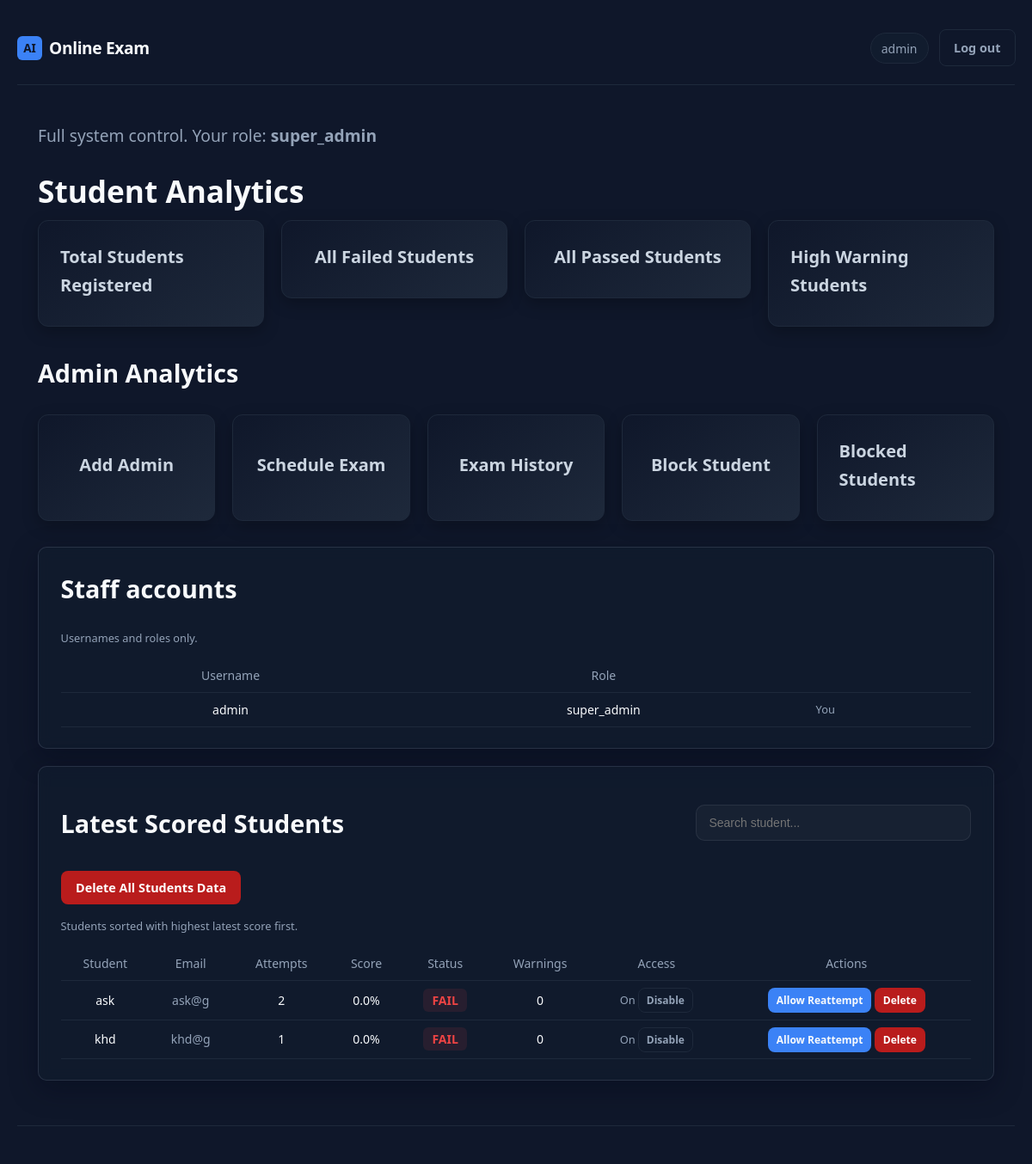
The page /admin (signed in) on the database its author committed.
### app.py (models this page shows)
class User(db.Model):
    __tablename__ = "users"
    id = db.Column(db.Integer, primary_key=True)
    username = db.Column(db.String(80), unique=True, nullable=False)
    email = db.Column(db.String(120), unique=True, nullable=False)
    password_hash = db.Column(db.String(256), nullable=False)
    roll_number = db.Column(db.String(50), unique=True, nullable=True)
    created_at = db.Column(db.DateTime, default=lambda: datetime.now(timezone.utc))
    is_admin = db.Column(db.Boolean, default=False)
    allow_reattempt = db.Column(db.Boolean, default=False)
    exam_access_enabled = db.Column(db.Boolean, default=True)
    exam_completed = db.Column(db.Boolean, default=False)
    admin_role = db.Column(db.String(20), nullable=True)
    is_blocked = db.Column(db.Boolean, default=False)
    block_reason = db.Column(db.String(255))
    attempts = db.relationship("Attempt", backref="user", lazy=True)

class Attempt(db.Model):
    __tablename__ = "attempts"
    id = db.Column(db.Integer, primary_key=True)
    user_id = db.Column(db.Integer, db.ForeignKey("users.id"), nullable=False)
    exam_id = db.Column(db.Integer, db.ForeignKey('exam_history.id'), nullable=True)
    started_at = db.Column(db.DateTime, nullable=False)
    ended_at = db.Column(db.DateTime, nullable=True)
    status = db.Column(db.String(20), default="in_progress")
    score = db.Column(db.Float, nullable=True)
    question_ids_json = db.Column(db.Text, nullable=False)
    current_index = db.Column(db.Integer, default=0)
    time_limit_seconds = db.Column(db.Integer, default=EXAM_TIME_SECONDS)
    tab_switch_count = db.Column(db.Integer, default=0)
    face_missing_warnings = db.Column(db.Integer, default=0)
    warning_count = db.Column(db.Integer, default=0)
    warning_details_json = db.Column(db.Text, nullable=False, default="[]")
    timeline_json = db.Column(db.Text, nullable=False, default="[]")
    student_profile_json = db.Column(db.Text, nullable=False, default="{}")
    cheating_risk = db.Column(db.String(20), nullable=True)

### app.py (the view)
@app.route("/admin")
@admin_required
def admin_dashboard():
    students = User.query.filter_by(is_admin=False).order_by(User.username).all()
    rows = []
    for u in students:
        attempt_count = Attempt.query.filter_by(user_id=u.id).count()
        latest = (
            Attempt.query.filter_by(user_id=u.id, status="completed")
            .order_by(Attempt.ended_at.desc())
            .first()
        )
        rep = build_report_data(latest) if latest else None
        sc = latest.score if latest and latest.score is not None else None
        rows.append(
            {
                "user": u,
                "latest_attempt": latest,
                "attempt_count": attempt_count,
                "score": sc,
                "passed": is_passing_score(latest.score) if latest else None,
                "weak": rep["weak_topics"] if rep else [],
                "strong": rep["strong_topics"] if rep else [],
                "warnings": int(latest.warning_count or 0) if latest else 0,
            }
        )
    with_score = [r for r in rows if r["score"] is not None]
    without_score = [r for r in rows if r["score"] is None]
    top_rows = sorted(with_score, key=lambda r: float(r["score"]), reverse=True) + sorted(
        without_score, key=lambda r: r["user"].username.lower()
    )
    failed_rows = [
        r
        for r in rows
        if r["latest_attempt"] is not None and not is_passing_score(r["latest_attempt"].score)
    ]
    failed_rows.sort(key=lambda r: float(r["latest_attempt"].score or 0.0))
    recent_attempts = Attempt.query.order_by(Attempt.started_at.desc()).limit(40).all()
    completed_attempts = Attempt.query.filter_by(status="completed").all()
    all_scores = [a.score for a in completed_attempts if a.score is not None]
    avg_score = round(sum(all_scores) / len(all_scores), 2) if all_scores else 0.0
    weak_topic_counts = {}
    high_warning_users = 0
    for row in rows:
        for t in row["weak"]:
            weak_topic_counts[t["name"]] = weak_topic_counts.get(t["name"], 0) + 1
        if row["latest_attempt"] and int(row.get("warnings") or 0) >= 4:
            high_warning_users += 1
    most_weak_topic = None
    if weak_topic_counts:
        most_weak_topic = max(weak_topic_counts.items(), key=lambda kv: kv[1])[0]
    cur = db.session.get(User, session["user_id"])
    is_super = is_super_admin_user(cur)
    admin_accounts = (
        User.query.filter_by(is_admin=True).order_by(User.username.asc()).all()
    )
    return render_template(
        "admin/dashboard.html",
        rows=top_rows,
        failed_rows=failed_rows,
        recent_attempts=recent_attempts,
        pass_threshold=PASS_SCORE_THRESHOLD,
        avg_score=avg_score,
        most_weak_topic=most_weak_topic,
        high_warning_users=high_warning_users,
        is_super=is_super,
        admin_accounts=admin_accounts,
        schedule=ExamSchedule.query.first(),
        latest_exam=ExamSchedule.query.order_by(ExamSchedule.start_time.desc()).first(),
        current_time=datetime.utcnow() + timedelta(hours=5, minutes=30),
    )

### templates/admin/dashboard.html (shortened to what this page needs)
{% extends "base.html" %}
{% block body_class %}page-admin{% endblock %}
{% block content %}
<section class="admin-hero">
  <p class="muted">
    {% if is_super %}Full system control.{% else %}View-only access. Contact a super administrator to change data.{% endif %}
    Your role: <strong>{{ 'super_admin' if session.get('admin_role') == 'super_admin' else 'admin' }}</strong>
  </p>
  <h1>Student Analytics</h1>
</section>
<div class="admin-stats-grid" style="
  display: grid;
  grid-template-columns: repeat(4, 1fr);
  gap: 20px;
  width: 100%;
">
  <a href="/admin/all-students" class="card-link">
    <div class="admin-stat-card" style="
  padding: 25px;
  border-radius: 12px;
  font-size: 16px;
  display: flex;
  flex-direction: column;
  justify-content: center;
">
      <div class="admin-stat-title" style="
  font-size: 20px;
  font-weight: 600;
  color: #cbd5e1;
">Total Students Registered</div>
          </div>
  </a>
  <a href="/admin/below-pass" class="card-link">
    <div class="admin-stat-card" style="
  padding: 25px;
  border-radius: 12px;
  font-size: 16px;
  display: flex;
  flex-direction: column;
  justify-content: center;
">
      <div class="admin-stat-title" style="
  font-size: 20px;
  font-weight: 600;
  color: #cbd5e1;
">All Failed Students</div>
          </div>
  </a>
  <a href="/admin/pass-rule" class="card-link">
    <div class="admin-stat-card" style="
  padding: 25px;
  border-radius: 12px;
  font-size: 16px;
  display: flex;
  flex-direction: column;
  justify-content: center;
">
      <div class="admin-stat-title" style="
  font-size: 20px;
  font-weight: 600;
  color: #cbd5e1;
">All Passed Students</div>
          </div>
  </a>
    <a href="/admin/high-warnings" class="card-link">
    <div class="admin-stat-card" style="
  padding: 25px;
  border-radius: 12px;
  font-size: 16px;
  display: flex;
  flex-direction: column;
  justify-content: center;
">
      <div class="admin-stat-title" style="
  font-size: 20px;
  font-weight: 600;
  color: #cbd5e1;
">High Warning Students</div>
          </div>
  </a>
</div>
<h2>Admin Analytics</h2>
<div class="admin-stats-grid" style="
  display: grid;
  grid-template-columns: repeat(5, 1fr);
  gap: 20px;
  width: 100%;
  margin-top: 20px;
">
  <div class="admin-stat-card" style="
    padding: 25px;
    border-radius: 12px;
    font-size: 16px;
    display: flex;
    flex-direction: column;
    justify-content: center;
    cursor: pointer;
  " onclick="location.href='/admin/add-admin'">
    <div class="admin-stat-title" style="
      font-size: 20px;
      font-weight: 600;
      color: #cbd5e1;
    ">Add Admin</div>
  </div>
  <div class="admin-stat-card" style="
    padding: 25px;
    border-radius: 12px;
    font-size: 16px;
    display: flex;
    flex-direction: column;
    justify-content: center;
    cursor: pointer;
  " onclick="location.href='/admin/create-exam'">
    <div class="admin-stat-title" style="
      font-size: 20px;
      font-weight: 600;
      color: #cbd5e1;
    ">Schedule Exam</div>
  </div>
  <div class="admin-stat-card" style="
    padding: 25px;
    border-radius: 12px;
    font-size: 16px;
    display: flex;
    flex-direction: column;
    justify-content: center;
    cursor: pointer;
  " onclick="location.href='/admin/exam-history'">
    <div class="admin-stat-title" style="
      font-size: 20px;
      font-weight: 600;
      color: #cbd5e1;
    ">Exam History</div>
  </div>
  <div class="admin-stat-card" style="
    padding: 25px;
    border-radius: 12px;
    font-size: 16px;
    display: flex;
    flex-direction: column;
    justify-content: center;
    cursor: pointer;
  " onclick="location.href='/admin/students'">
    <div class="admin-stat-title" style="
      font-size: 20px;
      font-weight: 600;
      color: #cbd5e1;
    ">Block Student</div>
  </div>
  <div class="admin-stat-card" style="
    padding: 25px;
    border-radius: 12px;
    font-size: 16px;
    display: flex;
    flex-direction: column;
    justify-content: center;
    cursor: pointer;
  " onclick="location.href='/admin/blocked_students'">
    <div class="admin-stat-title" style="
      font-size: 20px;
      font-weight: 600;
      color: #cbd5e1;
    ">Blocked Students</div>
  </div>
</div>
<div class="card admin-section">
  <h2>Staff accounts</h2>
  <p class="muted small">Usernames and roles only.</p>
  <div class="table-wrap">
    <table class="data-table">
      <thead>
        <tr>
          <th>Username</th>
          <th>Role</th>
          {% if is_super %}<th></th>{% endif %}
        </tr>
      </thead>
      <tbody>
        {% for a in admin_accounts %}
        <tr>
          <td>{{ a.username }}</td>
          <td>
  {% if session.get('role') == 'super_admin' and a.admin_role == 'admin' %}
    <form method="POST" action="{{ url_for('make_super_admin', user_id=a.id) }}">
      <button type="submit" class="btn" style="background:#6366f1;">Make Super Admin</button>
    </form>
  {% else %}
    {{ a.admin_role or 'admin' }}
  {% endif %}
</td>
          {% if is_super %}
          <td>
            <div style="display:flex; gap:10px; align-items:center;">
              {% if a.id != session.get('user_id') %}
              <form method="post" action="{{ url_for('admin_delete_admin_user', admin_id=a.id) }}" class="inline-form" onsubmit="return confirm('Remove this administrator?');">
                <button type="submit" style="
                            background:#ef4444;
                            color:white;
                            border:none;
                            padding:6px 12px;
                            border-radius:6px;
                            font-size:12px;
                            cursor:pointer;
                        ">
                          Remove
                </button>
              </form>
              {% else %}
              <span class="muted small">You</span>
              {% endif %}
            </div>
          </td>
          {% endif %}
        </tr>
        {% endfor %}
      </tbody>
    </table>
  </div>
</div>
<div class="card admin-section">
  <div style="display:flex; justify-content:space-between; align-items:center; margin-bottom:15px;">
    <h2 style="margin:0;">Latest Scored Students</h2>
    <div class="search-wrapper" style="display: flex; justify-content: center;">
        <input type="text" id="topSearch" placeholder="Search student..." style="
     width: 320px;
     height: 42px;
     padding: 0 14px;
     border-radius: 10px;
     border: 1px solid rgba(255,255,255,0.08);
     background: rgba(255,255,255,0.03);
     color: #e5e7eb;
     font-size: 14px;
     outline: none;
     transition: all 0.2s ease;
 "
 onfocus="this.style.border='1px solid #3b82f6'; this.style.background='rgba(255,255,255,0.06)'"
 onblur="this.style.border='1px solid rgba(255,255,255,0.08)'; this.style.background='rgba(255,255,255,0.03)'"
/>
</div>
</div>
  {% if is_super %}
  <form method="POST" action="/admin/students/delete-all"
        onsubmit="return confirm('Delete ALL student data?');"
        style="margin-bottom:15px;">
    <button type="submit" class="btn btn-danger">
      Delete All Students Data
    </button>
  </form>
  {% endif %}
  <p class="muted small">Students sorted with highest latest score first.</p>
  <div class="table-wrap">
    <table class="data-table admin-table" id="topTable">
      <thead>
        <tr>
          <th>Student</th>
          <th>Email</th>
          <th>Attempts</th>
          <th>Score</th>
          <th>Status</th>
          <th>Warnings</th>
          {% if is_super %}<th>Access</th><th>Actions</th>{% endif %}
        </tr>
      </thead>
      <tbody>
        {% for row in rows %}
        {% set u = row.user %}
        <tr>
          <td>{{ u.username }}</td>
          <td class="muted">{{ u.email }}</td>
          <td>{{ row.attempt_count }}</td>
          <td>{% if row.score is not none %}{{ row.score }}%{% else %}—{% endif %}</td>
          <td>
            {% if row.score is not none and row.score >= 75 %} <span style="
                 color:#22c55e;
                 font-weight:600;
                 background:rgba(34,197,94,0.1);
                 padding:4px 10px;
                 border-radius:6px;
             ">
            PASS </span>
            {% else %} <span style="
                 color:#ef4444;
                 font-weight:600;
                 background:rgba(239,68,68,0.1);
                 padding:4px 10px;
                 border-radius:6px;
             ">
            FAIL </span>
            {% endif %}
          </td>
          <td>{{ row.warnings if row.latest_attempt else '—' }}</td>
          {% if is_super %}
          <td>
            <span class="muted small">{{ 'On' if u.exam_access_enabled else 'Off' }}</span>
            <form method="post" action="{{ url_for('admin_toggle_exam_access', user_id=u.id) }}" class="inline-form">
              <button type="submit" class="btn btn-ghost btn-small">
                {{ 'Disable' if u.exam_access_enabled else 'Enable' }}
              </button>
            </form>
          </td>
          <td>
            <form method="post" action="{{ url_for('admin_grant_reattempt', user_id=u.id) }}" class="inline-form">
              <button type="submit" class="btn btn-primary btn-small">
                Allow Reattempt
              </button>
            </form>
            <form method="POST"
                  action="/admin/students/{{ u.id }}/delete"
                  class="inline-form"
                  onsubmit="return confirm('Delete this student completely?');">
              <button type="submit" class="btn btn-danger btn-small">
                Delete
              </button>
            </form>
          </td>
          {% endif %}
        </tr>
        {% endfor %}
      </tbody>
    </table>
  </div>
</div>
{% endblock %}

### templates/base.html (shortened to what this page needs)
<!DOCTYPE html>
<html lang="en">
<head>
  <link rel="stylesheet" href="{{ url_for('static', filename='css/style.css') }}">
</head>
<body class="{% block body_class %}{% endblock %}">
  <div class="app-shell">
    <header class="top-bar">
      <a href="{% if session.get('is_admin') %}{{ url_for('admin_dashboard') }}{% elif session.get('user_id') %}{{ url_for('dashboard') }}{% else %}{{ url_for('login') }}{% endif %}" class="brand">
        <span class="brand-mark">AI</span>
        <span class="brand-text">Online Exam</span>
      </a>
      {% if session.get('user_id') %}
      <nav class="top-nav">
        <span class="user-pill">{{ session.get('username') }}</span>
        <a href="{{ url_for('admin_logout') }}" class="btn btn-ghost">Log out</a>
      </nav>
      {% endif %}
    </header>
    <div class="full-width-wrapper">
      {% block content %}{% endblock %}
    </div>
    <footer class="site-footer">
    </footer>
  </div>
</body>
</html>

### rows shown on the page
User: get "admin", admin_role "super_admin", username "admin", shows "You"
Attempt: attempt_count "2", score "0.0", shows "FAIL", warnings "0"
User: username "ask", email "ask@g", exam_access_enabled "On", exam_access_enabled "Disable"
Attempt: attempt_count "1", score "0.0", shows "FAIL", warnings "0"
User: username "khd", email "khd@g", exam_access_enabled "On", exam_access_enabled "Disable"
